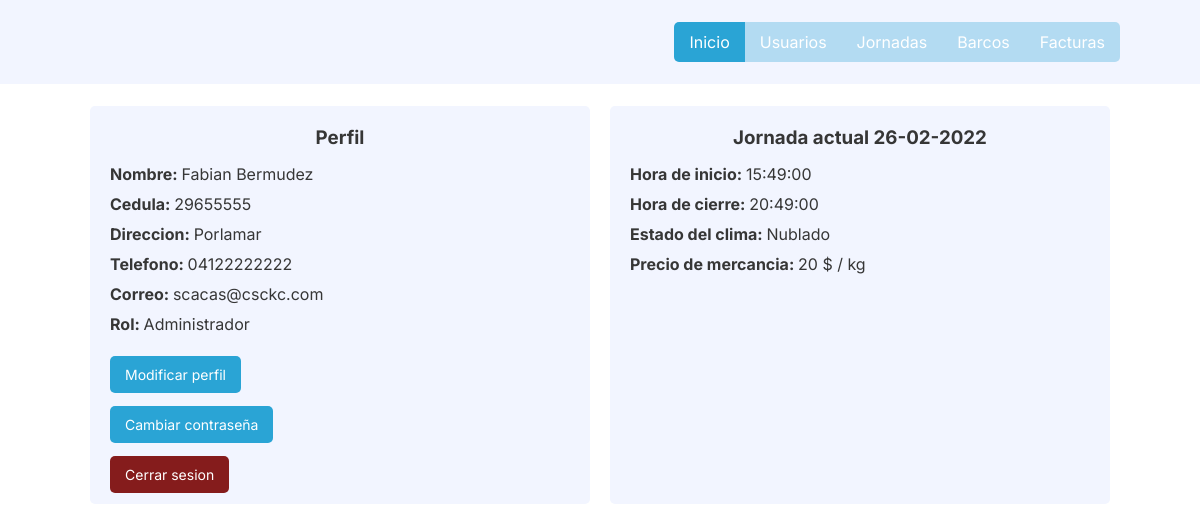
Screenshot of /inicio.php (signed in) with the database file from the repository.
### tables this page shows
CREATE TABLE IF NOT EXISTS `usuarios` (
  `id` mediumint(9) NOT NULL AUTO_INCREMENT,
  `nombre` varchar(100) NOT NULL,
  `cedula` varchar(10) NOT NULL,
  `direccion` varchar(200) NOT NULL,
  `telefono` varchar(13) NOT NULL,
  `correo` varchar(100) NOT NULL,
  `contrasena` varchar(255) NOT NULL,
  `rol` mediumint(1) NOT NULL,
  PRIMARY KEY (`id`),
  KEY `rol` (`rol`)
);

CREATE TABLE IF NOT EXISTS `roles` (
  `id` mediumint(9) NOT NULL,
  `nombre` varchar(20) DEFAULT NULL,
  PRIMARY KEY (`id`)
);

CREATE TABLE IF NOT EXISTS `jornadas` (
  `id` mediumint(9) NOT NULL AUTO_INCREMENT,
  `fecha` date NOT NULL,
  `hora_inicio` time NOT NULL,
  `hora_cierre` time NOT NULL,
  `estado_clima` mediumint(1) DEFAULT NULL,
  `precio_mercancia_kg` int(5) NOT NULL,
  PRIMARY KEY (`id`),
  KEY `estado_clima` (`estado_clima`)
);

CREATE TABLE IF NOT EXISTS `estados_clima` (
  `id` mediumint(9) NOT NULL AUTO_INCREMENT,
  `nombre` varchar(20) NOT NULL,
  PRIMARY KEY (`id`)
);

### helpers/database.php (called while the page is built, shortened)
<?php
  class Database {
    public $connection;
    public function __construct() {
      $servername = "localhost";
      $username = "root";
      $password = "";
      $dbname = "sistema_facturacion";
      $this->connection = new mysqli($servername, $username, $password, $dbname);
    }
    public function selectOne($query) {
      $result = $this->connection->query($query);
      $row = $result->fetch_assoc();
      return $row;
    }
  }
?>

### inicio.php (the view, shortened to what this page needs)
<!DOCTYPE html>
<html lang="en">
<head>
  <link rel="stylesheet" href="styles/index.css">
  <link rel="stylesheet" href="styles/header.css">
  <link rel="stylesheet" href="styles/inicio.css">
</head>
<body>
  <?php include 'header.php'; ?>
  <?php
    include './helpers/database.php';
    $id = $_SESSION['id'];
    $database = new Database();
    $user = $database->selectOne("
      select
        usuarios.*,
        roles.nombre as rol
      from usuarios inner join roles on usuarios.rol = roles.id
      where usuarios.id = $id;
    ");
    $nombre = $user['nombre'];
    $cedula = $user['cedula'];
    $direccion = $user['direccion'];
    $telefono = $user['telefono'];
    $correo = $user['correo'];
    $rol = $user['rol'];
    try {
      $jornada = $database->selectOne("
        select
          jornadas.*,
          date_format(jornadas.fecha, '%d-%m-%Y') as fecha,
          estados_clima.nombre as estado_clima
        from jornadas
          inner join estados_clima on jornadas.estado_clima = estados_clima.id
        where date(fecha) = curdate();
      ");
      $fecha = $jornada['fecha'];
      $hora_inicio = $jornada['hora_inicio'];
      $hora_cierre = $jornada['hora_cierre'];
      $estado_clima = $jornada['estado_clima'];
      $precio_mercancia_kg = $jornada['precio_mercancia_kg'];
      $jornada_activa = true;
    } catch (Exception $e) {}
  ?>
  <section>
    <div class="card">
      <h3 class="center title">Perfil</h3>
      <div class="row">
        <span class="label">Nombre: </span>
        <?php echo $nombre ?>
      </div>
      <div class="row">
        <span class="label">Cedula: </span>
        <?php echo $cedula ?>
      </div>
      <div class="row">
        <span class="label">Direccion: </span>
        <?php echo $direccion ?>
      </div>
      <div class="row">
        <span class="label">Telefono: </span>
        <?php echo $telefono ?>
      </div>
      <div class="row">
        <span class="label">Correo: </span>
        <?php echo $correo ?>
      </div>
      <div class="row">
        <span class="label">Rol: </span>
        <?php echo $rol ?>
      </div>
      <div class="row buttonRow">
        <?php
          if ($_SESSION['rol'] != 0) {
            echo "
              <a class='button' href='usuarios/editar.php?id=$id'>
                Modificar perfil
              </a>
            ";
          }
        ?>
      </div>
      <div class="row buttonRow">
        <a class='button' href='usuarios/cambiar_contrasena.php'>
          Cambiar contraseña
        </a>
      </div>
      <div class="row buttonRow">
        <a class='button danger' href='login.php?cerrar_sesion=1'>
          Cerrar sesion
        </a>
      </div>
    </div>
    <?php
      if (isset($jornada_activa)) {
        echo "
          <div class='card'>
            <h3 class='center title'>Jornada actual $fecha</h3>
            <div class='row'>
              <span class='label'>Hora de inicio: </span>
              $hora_inicio
            </div>
            <div class='row'>
              <span class='label'>Hora de cierre: </span>
              $hora_cierre
            </div>
            <div class='row'>
              <span class='label'>Estado del clima: </span>
              $estado_clima
            </div>
            <div class='row'>
              <span class='label'>Precio de mercancia: </span>
              $precio_mercancia_kg $ / kg
            </div>
          </div>
        ";
      }
    ?>
  </section>
</body>
</html>

### styles/index.css (style rules this page uses)
body { color: #363636; font-family: "Inter", sans-serif; }
* { margin: 0; padding: 0; box-sizing: border-box; }
section, header, footer { padding-left: 160px; padding-right: 160px; padding-top: 22px; padding-bottom: 22px; }
@media (max-width: 1280px) { section, header, footer { padding-left: 80px; padding-right: 80px; } }
.center { text-align: center; }
.button { background-color: #2aa4d5; padding: 10px; padding-left: 15px; padding-right: 15px; color: white; text-decoration: none; transition: background-color 300ms; border-radius: 5px; outline: none; border: none; font-size: 14px; cursor: pointer; }
.button.danger { background-color: #851c1c; }

### styles/inicio.css (style rules this page uses)
section { display: flex; justify-content: space-around; }
.card { flex-grow: 1; max-width: 500px; background-color: #f2f5ff; padding: 20px; border-radius: 5px; margin-left: 10px; margin-right: 10px; }
.title { margin-bottom: 15px; }
.row { margin-top: 10px; }
.label { font-weight: bold; }
.buttonRow { margin-top: 30px; }

### rows the page displays
usuarios: nombre "Fabian Bermudez", cedula "29655555", direccion "Porlamar", telefono "04122222222", correo "scacas@csckc.com", rol.nombre "Administrador"
jornadas: hora_inicio "15:49:00", hora_cierre "20:49:00", estado_clima.nombre "Nublado", precio_mercancia_kg "20"

### other values shown
$fecha "26-02-2022"
